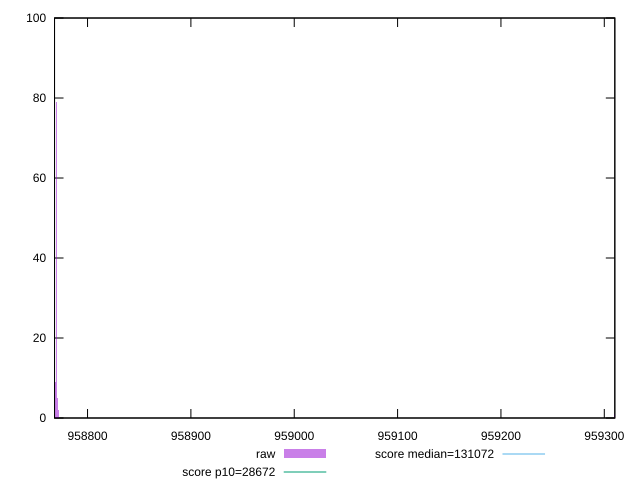

The script that saved this image:
reset

$raw <<EOF
959309.8633869687 1
958770.001182222 79
958768.9902043105 9
958767.979226399 4
958772.0231380451 2
958771.0121601336 5
EOF

set key outside below
set boxwidth 1.0109779115105377
set xrange [958768.0616499999:959310.189888889]
set yrange [0:100]
set trange [0:100]
set style fill transparent solid 0.5 noborder

set parametric
set terminal svg size 640, 490 enhanced background rgb 'white'
set output "reports/report_00032_2021-02-25T10-28-15.087Z/uses-long-cache-ttl/samples/astro/raw/histogram.svg"

plot $raw title "raw" with boxes, \
     28672,t title "score p10=28672", \
     131072,t title "score median=131072"

reset
